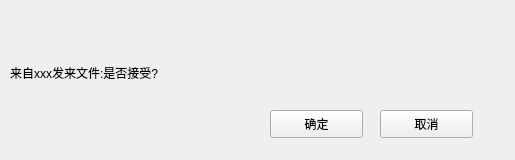
<?xml version="1.0" encoding="UTF-8"?>
<ui version="4.0">
    <class>ReceiveFile</class>
    <widget class="QWidget" name="ReceiveFile">
        <property name="geometry">
            <rect>
                <x>0</x>
                <y>0</y>
                <width>515</width>
                <height>160</height>
            </rect>
        </property>
        <property name="sizePolicy">
            <sizepolicy hsizetype="Fixed" vsizetype="Fixed">
                <horstretch>0</horstretch>
                <verstretch>0</verstretch>
            </sizepolicy>
        </property>
        <property name="minimumSize">
            <size>
                <width>515</width>
                <height>160</height>
            </size>
        </property>
        <property name="maximumSize">
            <size>
                <width>515</width>
                <height>160</height>
            </size>
        </property>
        <property name="windowTitle">
            <string>ReceiveFile</string>
        </property>
        <widget class="QWidget" name="titleWidget" native="true">
            <property name="geometry">
                <rect>
                    <x>0</x>
                    <y>0</y>
                    <width>515</width>
                    <height>50</height>
                </rect>
            </property>
            <property name="titleSkin" stdset="0">
                <bool>true</bool>
            </property>
        </widget>
        <widget class="QWidget" name="bodyWidget" native="true">
            <property name="geometry">
                <rect>
                    <x>0</x>
                    <y>50</y>
                    <width>515</width>
                    <height>110</height>
                </rect>
            </property>
            <property name="bottomSkin" stdset="0">
                <bool>true</bool>
            </property>
            <widget class="QLabel" name="label">
                <property name="geometry">
                    <rect>
                        <x>10</x>
                        <y>10</y>
                        <width>421</width>
                        <height>25</height>
                    </rect>
                </property>
                <property name="text">
                    <string>来自xxx发来文件:是否接受?</string>
                </property>
            </widget>
            <widget class="QPushButton" name="okBtn">
                <property name="geometry">
                    <rect>
                        <x>270</x>
                        <y>60</y>
                        <width>93</width>
                        <height>28</height>
                    </rect>
                </property>
                <property name="text">
                    <string>确定</string>
                </property>
            </widget>
            <widget class="QPushButton" name="cancelBtn">
                <property name="geometry">
                    <rect>
                        <x>380</x>
                        <y>60</y>
                        <width>93</width>
                        <height>28</height>
                    </rect>
                </property>
                <property name="text">
                    <string>取消</string>
                </property>
            </widget>
        </widget>
    </widget>
    <layoutdefault spacing="6" margin="11"/>
    <resources/>
    <connections/>
</ui>
